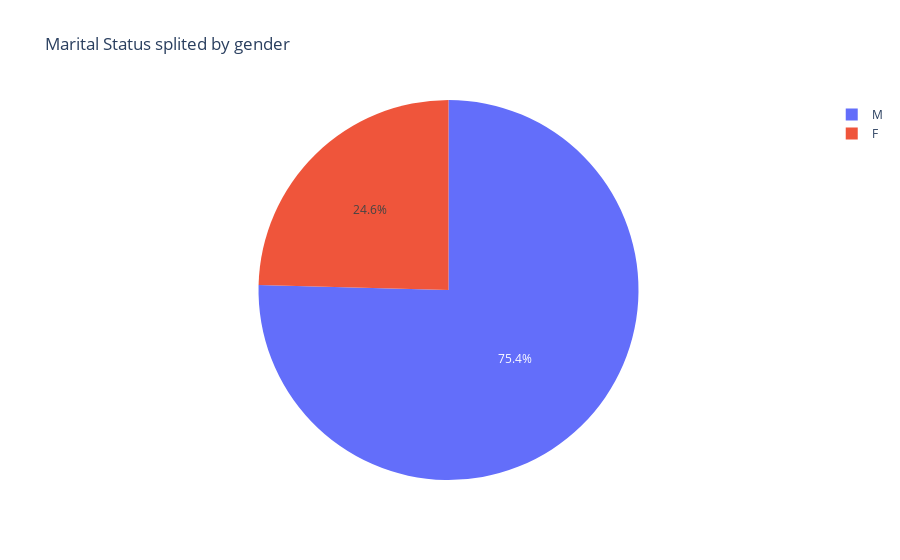

Source (notebook cell):
### Code cell
fig = px.pie(groubByData, values='count', names='Gender', title='Marital Status splited by gender')
fig.show()

### Figure 1 — Plotly figure (JSON) as saved in the notebook; plotly's stock layout.template omitted (floating-point values rounded to 4 significant figures)
{"data": [{"domain": {"x": [0, 1], "y": [0, 1]}, "hovertemplate": "Gender=%{label}<br>count=%{value}<extra></extra>", "labels": ["F", "F", "M", "M"], "legendgroup": "", "name": "", "showlegend": true, "type": "pie", "values": [76974, 55223, 240843, 164537]}], "layout": {"legend": {"tracegroupgap": 0}, "title": {"text": "Marital Status splited by gender"}}}
